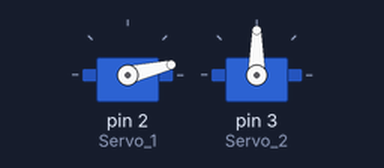
Bench run of a sketch on a simulated Arduino Uno, built with avr-gcc and run on an emulated ATmega328P. Parts: 2 × servo.

Above: at 0.15 s.
At 9.86 s:
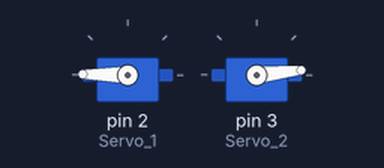
At 19.86 s:
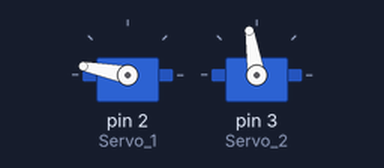
At 39.62 s:
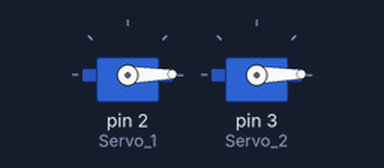
Timing chart, 0 to 40.0 s (numbered marks = the images above):
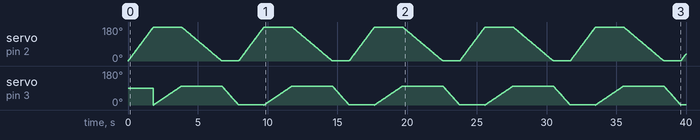

The sketch:

_2_SERVOS.ino
```cpp
#include <Servo.h>
Servo Servo_1;
Servo Servo_2;
int Angulo=0;
int Angulo_2=0;

void setup()
{
  Servo_1.attach(2);
  Servo_2.attach(3);

}

void loop()
{
  for(Angulo=0;Angulo<180;Angulo+=1)
    {
      Servo_1.write(Angulo);
      delay(10);
    }
   for(Angulo_2=0;Angulo_2<100;Angulo_2+=1)
     {
        Servo_2.write(Angulo_2);
        delay(20);
     }
    for(Angulo=180;Angulo>=1;Angulo-=1)
      {
        Servo_1.write(Angulo);
        delay(16);
      }
     for(Angulo_2=100;Angulo_2>=1;Angulo_2-=1)
       {
        Servo_2.write(Angulo_2);
        delay(12);
       }

}
```
